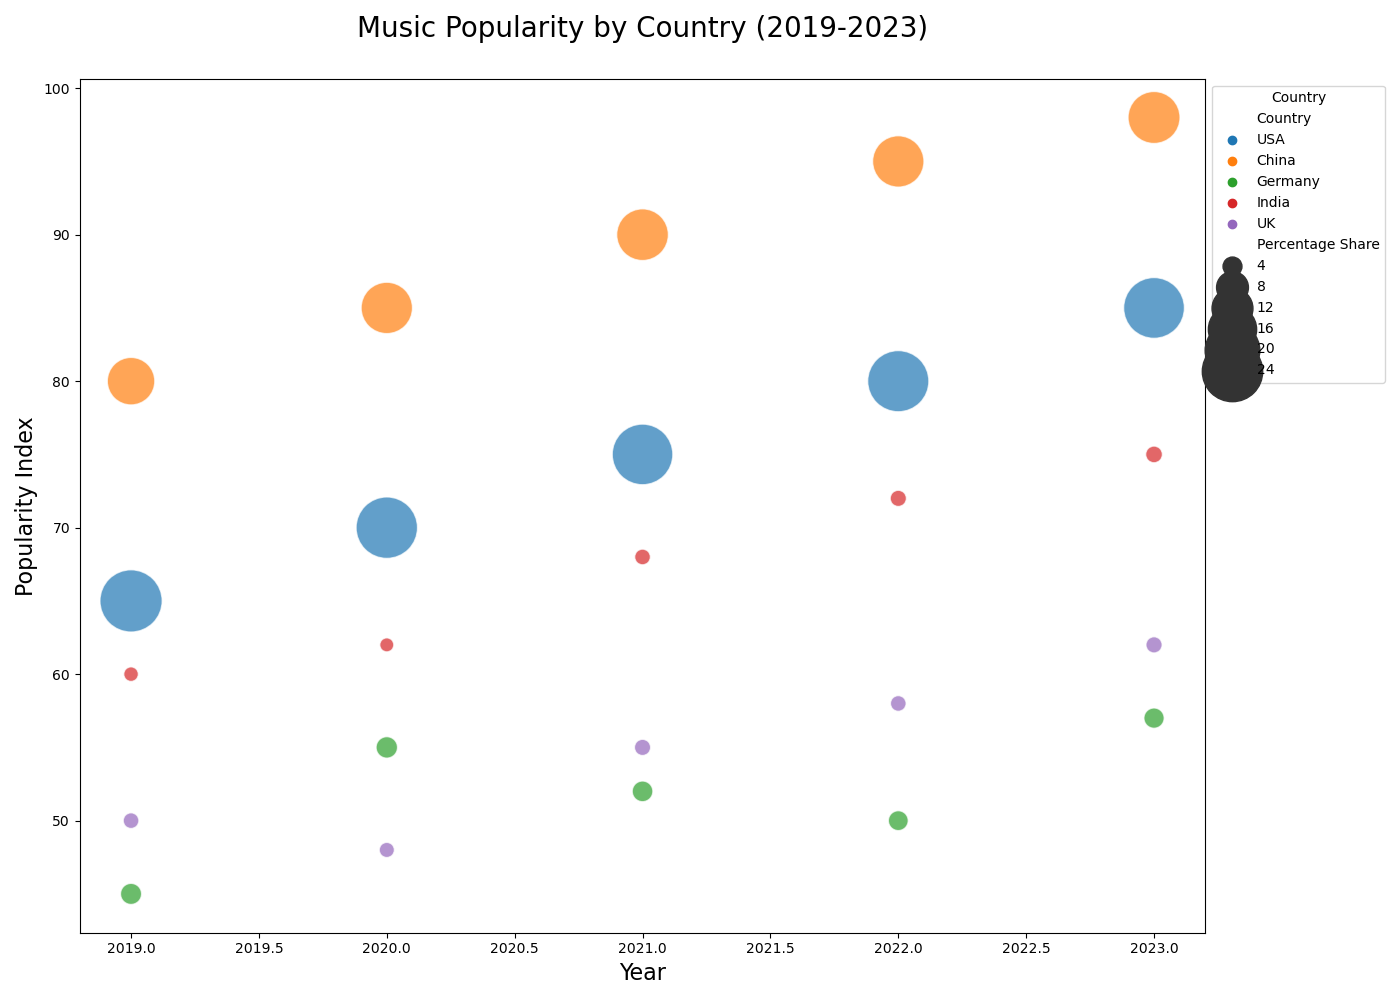

Here is the Python script that generated this plot:

import seaborn as sns
import matplotlib.pyplot as plt
import pandas as pd

# Data
data = {
    'Country': ['USA', 'China', 'Germany', 'India', 'UK',
                'USA', 'China', 'Germany', 'India', 'UK',
                'USA', 'China', 'Germany', 'India', 'UK',
                'USA', 'China', 'Germany', 'India', 'UK',
                'USA', 'China', 'Germany', 'India', 'UK'],
    'Year': [2019, 2019, 2019, 2019, 2019,
             2020, 2020, 2020, 2020, 2020,
             2021, 2021, 2021, 2021, 2021,
             2022, 2022, 2022, 2022, 2022,
             2023, 2023, 2023, 2023, 2023],
    'Popularity': [65, 80, 45, 60, 50,
                   70, 85, 55, 62, 48,
                   75, 90, 52, 68, 55,
                   80, 95, 50, 72, 58,
                   85, 98, 57, 75, 62],
    'Percentage Share': [25.3, 15.5, 4.5, 3.1, 3.3,
                         24.7, 17.8, 4.6, 3.0, 3.2,
                         24.1, 18.0, 4.4, 3.3, 3.4,
                         24.5, 17.8, 4.2, 3.4, 3.3,
                         24.2, 18.2, 4.3, 3.5, 3.4]
}

# Converting data to DataFrame
df = pd.DataFrame(data)

# Create the bubble chart
plt.figure(figsize=(14, 10))
bubble_chart = sns.scatterplot(data=df, x="Year", y="Popularity",
                               hue="Country", size="Percentage Share",
                               palette=["#1f77b4", "#ff7f0e", "#2ca02c", "#d62728", "#9467bd"],
                               sizes=(100, 2000), alpha=0.7)

# Adjust the legend and plot titles
plt.title('Music Popularity by Country (2019-2023)', fontsize=20, pad=30)
bubble_chart.legend(loc='upper left', bbox_to_anchor=(1, 1), title='Country')
bubble_chart.set_xlabel('Year', fontsize=16)
bubble_chart.set_ylabel('Popularity Index', fontsize=16)

plt.tight_layout()
plt.show()
